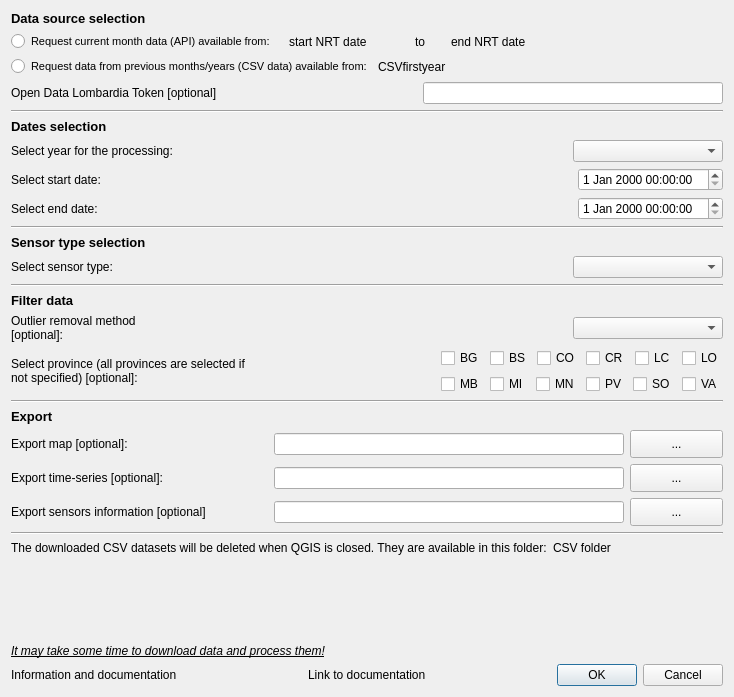
<?xml version="1.0" encoding="UTF-8"?>
<ui version="4.0">
 <class>ARPAweatherDialogBase</class>
 <widget class="QDialog" name="ARPAweatherDialogBase">
  <property name="geometry">
   <rect>
    <x>0</x>
    <y>0</y>
    <width>734</width>
    <height>697</height>
   </rect>
  </property>
  <property name="windowTitle">
   <string>ARPA Weather</string>
  </property>
  <layout class="QGridLayout" name="gridLayout">
   <item row="0" column="0">
    <layout class="QVBoxLayout" name="verticalLayout_3">
     <item>
      <widget class="QLabel" name="label_11">
       <property name="font">
        <font>
         <pointsize>10</pointsize>
         <weight>75</weight>
         <bold>true</bold>
        </font>
       </property>
       <property name="text">
        <string>Data source selection</string>
       </property>
      </widget>
     </item>
     <item>
      <layout class="QHBoxLayout" name="horizontalLayout">
       <item>
        <widget class="QRadioButton" name="rb1">
         <property name="font">
          <font>
           <pointsize>8</pointsize>
          </font>
         </property>
         <property name="text">
          <string>Request current month data (API) available from: </string>
         </property>
        </widget>
       </item>
       <item>
        <widget class="QLabel" name="label_startAPIdate">
         <property name="maximumSize">
          <size>
           <width>120</width>
           <height>16777215</height>
          </size>
         </property>
         <property name="text">
          <string>start NRT date</string>
         </property>
        </widget>
       </item>
       <item>
        <widget class="QLabel" name="label_startAPIdate_2">
         <property name="maximumSize">
          <size>
           <width>30</width>
           <height>16777215</height>
          </size>
         </property>
         <property name="text">
          <string>to</string>
         </property>
        </widget>
       </item>
       <item>
        <widget class="QLabel" name="label_endAPIdate">
         <property name="text">
          <string>end NRT date</string>
         </property>
        </widget>
       </item>
      </layout>
     </item>
     <item>
      <layout class="QHBoxLayout" name="horizontalLayout_16">
       <item>
        <widget class="QRadioButton" name="rb2">
         <property name="font">
          <font>
           <pointsize>8</pointsize>
          </font>
         </property>
         <property name="text">
          <string>Request data from previous months/years (CSV data) available from:</string>
         </property>
        </widget>
       </item>
       <item>
        <widget class="QLabel" name="label_CSVfirstyear">
         <property name="text">
          <string>CSVfirstyear</string>
         </property>
        </widget>
       </item>
      </layout>
     </item>
     <item>
      <layout class="QHBoxLayout" name="horizontalLayout_2">
       <item>
        <widget class="QLabel" name="label_2">
         <property name="text">
          <string>Open Data Lombardia Token [optional]</string>
         </property>
         <property name="wordWrap">
          <bool>false</bool>
         </property>
        </widget>
       </item>
       <item>
        <spacer name="horizontalSpacer">
         <property name="orientation">
          <enum>Qt::Horizontal</enum>
         </property>
         <property name="sizeHint" stdset="0">
          <size>
           <width>40</width>
           <height>20</height>
          </size>
         </property>
        </spacer>
       </item>
       <item>
        <widget class="QgsPasswordLineEdit" name="leToken">
         <property name="minimumSize">
          <size>
           <width>300</width>
           <height>0</height>
          </size>
         </property>
         <property name="maximumSize">
          <size>
           <width>300</width>
           <height>16777215</height>
          </size>
         </property>
        </widget>
       </item>
      </layout>
     </item>
     <item>
      <widget class="Line" name="line">
       <property name="orientation">
        <enum>Qt::Horizontal</enum>
       </property>
      </widget>
     </item>
     <item>
      <widget class="QLabel" name="label">
       <property name="font">
        <font>
         <pointsize>10</pointsize>
         <weight>75</weight>
         <bold>true</bold>
        </font>
       </property>
       <property name="text">
        <string>Dates selection</string>
       </property>
      </widget>
     </item>
     <item>
      <layout class="QHBoxLayout" name="horizontalLayout_3">
       <item>
        <widget class="QLabel" name="label_7">
         <property name="text">
          <string>Select year for the processing:</string>
         </property>
        </widget>
       </item>
       <item>
        <spacer name="horizontalSpacer_3">
         <property name="orientation">
          <enum>Qt::Horizontal</enum>
         </property>
         <property name="sizeHint" stdset="0">
          <size>
           <width>40</width>
           <height>20</height>
          </size>
         </property>
        </spacer>
       </item>
       <item>
        <widget class="QComboBox" name="cb_list_years">
         <property name="minimumSize">
          <size>
           <width>150</width>
           <height>0</height>
          </size>
         </property>
         <property name="maximumSize">
          <size>
           <width>200</width>
           <height>16777215</height>
          </size>
         </property>
        </widget>
       </item>
      </layout>
     </item>
     <item>
      <layout class="QHBoxLayout" name="horizontalLayout_4">
       <item>
        <widget class="QLabel" name="label_3">
         <property name="text">
          <string>Select start date:</string>
         </property>
        </widget>
       </item>
       <item>
        <spacer name="horizontalSpacer_5">
         <property name="orientation">
          <enum>Qt::Horizontal</enum>
         </property>
         <property name="sizeHint" stdset="0">
          <size>
           <width>40</width>
           <height>20</height>
          </size>
         </property>
        </spacer>
       </item>
       <item>
        <widget class="QDateTimeEdit" name="dtStartTime"/>
       </item>
      </layout>
     </item>
     <item>
      <layout class="QHBoxLayout" name="horizontalLayout_5">
       <item>
        <widget class="QLabel" name="label_4">
         <property name="text">
          <string>Select end date:</string>
         </property>
        </widget>
       </item>
       <item>
        <spacer name="horizontalSpacer_6">
         <property name="orientation">
          <enum>Qt::Horizontal</enum>
         </property>
         <property name="sizeHint" stdset="0">
          <size>
           <width>40</width>
           <height>20</height>
          </size>
         </property>
        </spacer>
       </item>
       <item>
        <widget class="QDateTimeEdit" name="dtEndTime"/>
       </item>
      </layout>
     </item>
     <item>
      <widget class="Line" name="line_5">
       <property name="orientation">
        <enum>Qt::Horizontal</enum>
       </property>
      </widget>
     </item>
     <item>
      <widget class="QLabel" name="label_17">
       <property name="font">
        <font>
         <pointsize>10</pointsize>
         <weight>75</weight>
         <bold>true</bold>
        </font>
       </property>
       <property name="text">
        <string>Sensor type selection</string>
       </property>
      </widget>
     </item>
     <item>
      <layout class="QHBoxLayout" name="horizontalLayout_6">
       <item>
        <widget class="QLabel" name="cbSensorsType_2">
         <property name="text">
          <string>Select sensor type:</string>
         </property>
        </widget>
       </item>
       <item>
        <spacer name="horizontalSpacer_7">
         <property name="orientation">
          <enum>Qt::Horizontal</enum>
         </property>
         <property name="sizeHint" stdset="0">
          <size>
           <width>40</width>
           <height>20</height>
          </size>
         </property>
        </spacer>
       </item>
       <item>
        <widget class="QComboBox" name="cbSensorsType">
         <property name="minimumSize">
          <size>
           <width>150</width>
           <height>0</height>
          </size>
         </property>
         <property name="maximumSize">
          <size>
           <width>200</width>
           <height>16777215</height>
          </size>
         </property>
        </widget>
       </item>
      </layout>
     </item>
     <item>
      <widget class="Line" name="line_2">
       <property name="orientation">
        <enum>Qt::Horizontal</enum>
       </property>
      </widget>
     </item>
     <item>
      <widget class="QLabel" name="label_5">
       <property name="font">
        <font>
         <pointsize>10</pointsize>
         <weight>75</weight>
         <bold>true</bold>
        </font>
       </property>
       <property name="text">
        <string>Filter data</string>
       </property>
      </widget>
     </item>
     <item>
      <layout class="QHBoxLayout" name="horizontalLayout_7">
       <item>
        <widget class="QLabel" name="label_8">
         <property name="text">
          <string>Outlier removal method [optional]:</string>
         </property>
         <property name="wordWrap">
          <bool>true</bool>
         </property>
        </widget>
       </item>
       <item>
        <spacer name="horizontalSpacer_8">
         <property name="orientation">
          <enum>Qt::Horizontal</enum>
         </property>
         <property name="sizeHint" stdset="0">
          <size>
           <width>40</width>
           <height>20</height>
          </size>
         </property>
        </spacer>
       </item>
       <item>
        <widget class="QComboBox" name="cbOutliersRemoval">
         <property name="minimumSize">
          <size>
           <width>150</width>
           <height>0</height>
          </size>
         </property>
         <property name="maximumSize">
          <size>
           <width>300</width>
           <height>16777215</height>
          </size>
         </property>
        </widget>
       </item>
      </layout>
     </item>
     <item>
      <layout class="QHBoxLayout" name="horizontalLayout_10">
       <item>
        <widget class="QLabel" name="label_10">
         <property name="sizePolicy">
          <sizepolicy hsizetype="Preferred" vsizetype="Preferred">
           <horstretch>0</horstretch>
           <verstretch>0</verstretch>
          </sizepolicy>
         </property>
         <property name="maximumSize">
          <size>
           <width>16777215</width>
           <height>16777215</height>
          </size>
         </property>
         <property name="text">
          <string>Select province (all provinces are selected if not specified) [optional]:</string>
         </property>
         <property name="scaledContents">
          <bool>false</bool>
         </property>
         <property name="wordWrap">
          <bool>true</bool>
         </property>
        </widget>
       </item>
       <item>
        <spacer name="horizontalSpacer_14">
         <property name="orientation">
          <enum>Qt::Horizontal</enum>
         </property>
         <property name="sizeHint" stdset="0">
          <size>
           <width>40</width>
           <height>20</height>
          </size>
         </property>
        </spacer>
       </item>
       <item>
        <layout class="QVBoxLayout" name="verticalLayout">
         <item>
          <layout class="QHBoxLayout" name="horizontalLayout_8">
           <item>
            <widget class="QCheckBox" name="cb_BG">
             <property name="text">
              <string>BG</string>
             </property>
            </widget>
           </item>
           <item>
            <widget class="QCheckBox" name="cb_BS">
             <property name="text">
              <string>BS</string>
             </property>
            </widget>
           </item>
           <item>
            <widget class="QCheckBox" name="cb_CO">
             <property name="text">
              <string>CO</string>
             </property>
            </widget>
           </item>
           <item>
            <widget class="QCheckBox" name="cb_CR">
             <property name="text">
              <string>CR</string>
             </property>
            </widget>
           </item>
           <item>
            <widget class="QCheckBox" name="cb_LC">
             <property name="text">
              <string>LC</string>
             </property>
            </widget>
           </item>
           <item>
            <widget class="QCheckBox" name="cb_LO">
             <property name="text">
              <string>LO</string>
             </property>
            </widget>
           </item>
          </layout>
         </item>
         <item>
          <layout class="QHBoxLayout" name="horizontalLayout_9">
           <item>
            <widget class="QCheckBox" name="cb_MB">
             <property name="text">
              <string>MB</string>
             </property>
            </widget>
           </item>
           <item>
            <widget class="QCheckBox" name="cb_MI">
             <property name="text">
              <string>MI</string>
             </property>
            </widget>
           </item>
           <item>
            <widget class="QCheckBox" name="cb_MN">
             <property name="text">
              <string>MN</string>
             </property>
            </widget>
           </item>
           <item>
            <widget class="QCheckBox" name="cb_PV">
             <property name="text">
              <string>PV</string>
             </property>
            </widget>
           </item>
           <item>
            <widget class="QCheckBox" name="cb_SO">
             <property name="text">
              <string>SO</string>
             </property>
            </widget>
           </item>
           <item>
            <widget class="QCheckBox" name="cb_VA">
             <property name="text">
              <string>VA</string>
             </property>
            </widget>
           </item>
          </layout>
         </item>
        </layout>
       </item>
      </layout>
     </item>
     <item>
      <widget class="Line" name="line_3">
       <property name="orientation">
        <enum>Qt::Horizontal</enum>
       </property>
      </widget>
     </item>
     <item>
      <widget class="QLabel" name="label_15">
       <property name="font">
        <font>
         <pointsize>10</pointsize>
         <weight>75</weight>
         <bold>true</bold>
        </font>
       </property>
       <property name="text">
        <string>Export</string>
       </property>
      </widget>
     </item>
     <item>
      <layout class="QVBoxLayout" name="verticalLayout_2">
       <item>
        <layout class="QHBoxLayout" name="horizontalLayout_11">
         <item>
          <widget class="QLabel" name="label_6">
           <property name="text">
            <string>Export map [optional]:</string>
           </property>
          </widget>
         </item>
         <item>
          <spacer name="horizontalSpacer_2">
           <property name="orientation">
            <enum>Qt::Horizontal</enum>
           </property>
           <property name="sizeHint" stdset="0">
            <size>
             <width>40</width>
             <height>20</height>
            </size>
           </property>
          </spacer>
         </item>
         <item>
          <widget class="QLineEdit" name="leOutputFileName">
           <property name="minimumSize">
            <size>
             <width>350</width>
             <height>0</height>
            </size>
           </property>
           <property name="maximumSize">
            <size>
             <width>350</width>
             <height>16777215</height>
            </size>
           </property>
          </widget>
         </item>
         <item>
          <widget class="QPushButton" name="pbOutputSave">
           <property name="minimumSize">
            <size>
             <width>93</width>
             <height>28</height>
            </size>
           </property>
           <property name="text">
            <string>...</string>
           </property>
          </widget>
         </item>
        </layout>
       </item>
       <item>
        <layout class="QHBoxLayout" name="horizontalLayout_12">
         <item>
          <widget class="QLabel" name="label_14">
           <property name="text">
            <string>Export time-series [optional]:</string>
           </property>
          </widget>
         </item>
         <item>
          <spacer name="horizontalSpacer_10">
           <property name="orientation">
            <enum>Qt::Horizontal</enum>
           </property>
           <property name="sizeHint" stdset="0">
            <size>
             <width>40</width>
             <height>20</height>
            </size>
           </property>
          </spacer>
         </item>
         <item>
          <widget class="QLineEdit" name="leOutputFileName_ts">
           <property name="minimumSize">
            <size>
             <width>350</width>
             <height>0</height>
            </size>
           </property>
           <property name="maximumSize">
            <size>
             <width>350</width>
             <height>16777215</height>
            </size>
           </property>
          </widget>
         </item>
         <item>
          <widget class="QPushButton" name="pbOutputSave_ts">
           <property name="minimumSize">
            <size>
             <width>93</width>
             <height>28</height>
            </size>
           </property>
           <property name="text">
            <string>...</string>
           </property>
          </widget>
         </item>
        </layout>
       </item>
       <item>
        <layout class="QHBoxLayout" name="horizontalLayout_13">
         <item>
          <widget class="QLabel" name="label_16">
           <property name="text">
            <string>Export sensors information [optional]</string>
           </property>
          </widget>
         </item>
         <item>
          <spacer name="horizontalSpacer_15">
           <property name="orientation">
            <enum>Qt::Horizontal</enum>
           </property>
           <property name="sizeHint" stdset="0">
            <size>
             <width>40</width>
             <height>20</height>
            </size>
           </property>
          </spacer>
         </item>
         <item>
          <widget class="QLineEdit" name="leOutputFileName_si">
           <property name="minimumSize">
            <size>
             <width>350</width>
             <height>0</height>
            </size>
           </property>
           <property name="maximumSize">
            <size>
             <width>350</width>
             <height>16777215</height>
            </size>
           </property>
          </widget>
         </item>
         <item>
          <widget class="QPushButton" name="pbOutputSave_si">
           <property name="minimumSize">
            <size>
             <width>93</width>
             <height>28</height>
            </size>
           </property>
           <property name="text">
            <string>...</string>
           </property>
          </widget>
         </item>
        </layout>
       </item>
      </layout>
     </item>
     <item>
      <widget class="Line" name="line_4">
       <property name="orientation">
        <enum>Qt::Horizontal</enum>
       </property>
      </widget>
     </item>
     <item>
      <layout class="QHBoxLayout" name="horizontalLayout_15">
       <item>
        <widget class="QLabel" name="label_9">
         <property name="text">
          <string>The downloaded CSV datasets will be deleted when QGIS is closed. They are available in this folder:</string>
         </property>
        </widget>
       </item>
       <item>
        <widget class="QLabel" name="labelHistoricalCSV">
         <property name="text">
          <string>CSV folder</string>
         </property>
        </widget>
       </item>
      </layout>
     </item>
     <item>
      <spacer name="verticalSpacer">
       <property name="orientation">
        <enum>Qt::Vertical</enum>
       </property>
       <property name="sizeHint" stdset="0">
        <size>
         <width>20</width>
         <height>40</height>
        </size>
       </property>
      </spacer>
     </item>
     <item>
      <widget class="QLabel" name="label_12">
       <property name="font">
        <font>
         <italic>true</italic>
         <underline>true</underline>
        </font>
       </property>
       <property name="text">
        <string>It may take some time to download data and process them!</string>
       </property>
      </widget>
     </item>
     <item>
      <layout class="QHBoxLayout" name="horizontalLayout_14">
       <item>
        <widget class="QLabel" name="label_13">
         <property name="text">
          <string>Information and documentation</string>
         </property>
        </widget>
       </item>
       <item>
        <spacer name="horizontalSpacer_11">
         <property name="orientation">
          <enum>Qt::Horizontal</enum>
         </property>
         <property name="sizeHint" stdset="0">
          <size>
           <width>40</width>
           <height>20</height>
          </size>
         </property>
        </spacer>
       </item>
       <item>
        <widget class="QLabel" name="labelLinkDoc">
         <property name="text">
          <string>Link to documentation</string>
         </property>
        </widget>
       </item>
       <item>
        <spacer name="horizontalSpacer_4">
         <property name="orientation">
          <enum>Qt::Horizontal</enum>
         </property>
         <property name="sizeHint" stdset="0">
          <size>
           <width>40</width>
           <height>20</height>
          </size>
         </property>
        </spacer>
       </item>
       <item>
        <widget class="QDialogButtonBox" name="button_box">
         <property name="orientation">
          <enum>Qt::Horizontal</enum>
         </property>
         <property name="standardButtons">
          <set>QDialogButtonBox::Cancel|QDialogButtonBox::Ok</set>
         </property>
        </widget>
       </item>
      </layout>
     </item>
    </layout>
   </item>
  </layout>
 </widget>
 <customwidgets>
  <customwidget>
   <class>QgsPasswordLineEdit</class>
   <extends>QLineEdit</extends>
   <header>qgspasswordlineedit.h</header>
  </customwidget>
 </customwidgets>
 <tabstops>
  <tabstop>cb_BG</tabstop>
  <tabstop>dtStartTime</tabstop>
  <tabstop>dtEndTime</tabstop>
  <tabstop>rb1</tabstop>
  <tabstop>cb_list_years</tabstop>
  <tabstop>cbOutliersRemoval</tabstop>
  <tabstop>rb2</tabstop>
  <tabstop>leToken</tabstop>
  <tabstop>cb_CR</tabstop>
  <tabstop>cb_LC</tabstop>
  <tabstop>cb_MB</tabstop>
  <tabstop>cb_LO</tabstop>
  <tabstop>cb_MN</tabstop>
  <tabstop>cb_MI</tabstop>
  <tabstop>cb_PV</tabstop>
  <tabstop>cb_SO</tabstop>
  <tabstop>cb_VA</tabstop>
  <tabstop>leOutputFileName_ts</tabstop>
  <tabstop>cb_CO</tabstop>
  <tabstop>cb_BS</tabstop>
  <tabstop>cbSensorsType</tabstop>
  <tabstop>leOutputFileName</tabstop>
  <tabstop>pbOutputSave</tabstop>
 </tabstops>
 <resources/>
 <connections>
  <connection>
   <sender>button_box</sender>
   <signal>accepted()</signal>
   <receiver>ARPAweatherDialogBase</receiver>
   <slot>accept()</slot>
   <hints>
    <hint type="sourcelabel">
     <x>526</x>
     <y>582</y>
    </hint>
    <hint type="destinationlabel">
     <x>20</x>
     <y>20</y>
    </hint>
   </hints>
  </connection>
  <connection>
   <sender>button_box</sender>
   <signal>rejected()</signal>
   <receiver>ARPAweatherDialogBase</receiver>
   <slot>reject()</slot>
   <hints>
    <hint type="sourcelabel">
     <x>526</x>
     <y>582</y>
    </hint>
    <hint type="destinationlabel">
     <x>20</x>
     <y>20</y>
    </hint>
   </hints>
  </connection>
 </connections>
</ui>
